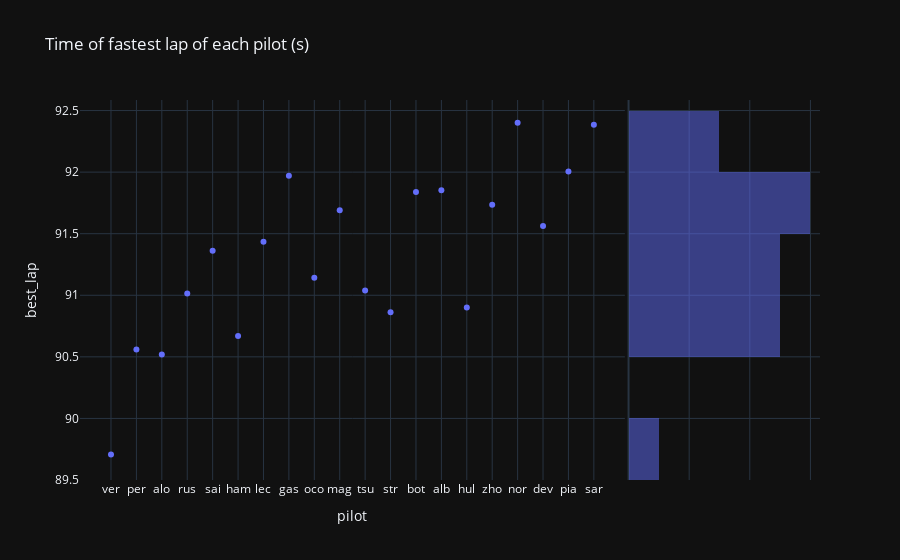

Write notebook code for a chart like this one.
### Markdown cell above
### Frontend

#### Last GP

### Code cell
px.scatter(last_gp, x="pilot", y="best_lap", title="Time of fastest lap of each pilot (s)", marginal_y="histogram", template="plotly_dark")

### Figure 1 — Plotly figure (JSON) as saved in the notebook; plotly's stock layout.template omitted (floating-point values rounded to 4 significant figures)
{"data": [{"hovertemplate": "pilot=%{x}<br>best_lap=%{y}<extra></extra>", "legendgroup": "", "marker": {"color": "#636efa", "symbol": "circle"}, "mode": "markers", "name": "", "orientation": "v", "showlegend": false, "type": "scatter", "x": ["ver", "per", "alo", "rus", "sai", "ham", "lec", "gas", "oco", "mag", "tsu", "str", "bot", "alb", "hul", "zho", "nor", "dev", "pia", "sar"], "xaxis": "x", "y": [89.71, 90.56, 90.52, 91.02, 91.36, 90.67, 91.43, 91.97, 91.14, 91.69, 91.04, 90.86, 91.84, 91.85, 90.9, 91.74, 92.4, 91.56, 92.01, 92.38], "yaxis": "y"}, {"alignmentgroup": "True", "bingroup": "y", "hovertemplate": "best_lap=%{y}<br>count=%{x}<extra></extra>", "legendgroup": "", "marker": {"color": "#636efa"}, "name": "", "offsetgroup": "", "opacity": 0.5, "showlegend": false, "type": "histogram", "xaxis": "x2", "y": [89.71, 90.56, 90.52, 91.02, 91.36, 90.67, 91.43, 91.97, 91.14, 91.69, 91.04, 90.86, 91.84, 91.85, 90.9, 91.74, 92.4, 91.56, 92.01, 92.38], "yaxis": "y2"}], "layout": {"barmode": "overlay", "legend": {"tracegroupgap": 0}, "title": {"text": "Time of fastest lap of each pilot (s)"}, "xaxis": {"anchor": "y", "domain": [0, 0.7363], "title": {"text": "pilot"}}, "xaxis2": {"anchor": "y2", "domain": [0.7413, 1], "matches": "x2", "showgrid": true, "showline": false, "showticklabels": false, "ticks": ""}, "yaxis": {"anchor": "x", "domain": [0, 1], "title": {"text": "best_lap"}}, "yaxis2": {"anchor": "x2", "domain": [0, 1], "matches": "y", "showgrid": true, "showticklabels": false}}}
